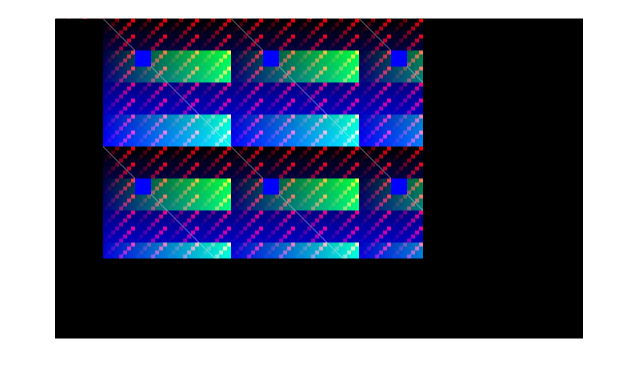
%> input picture Matlab/MSE/nofx.png, 1276 x 775 px (shown at 1/2 size)
$ octave PIXFX_MSE_of_image.m   (GNU Octave 9; MATLAB toolbox functions it lacks are replaced by stand-ins)
%> lines starting %> are read from the running program, lines starting %| are printed output that depends on the picture; in (x1, y1, x2, y2) boxes, pixels count from 0 and x2, y2 are one past the last pixel; in counts of white or black regions, pixels touching at a corner belong together; the program's own positions count from 1
%% INVERT
% Import and crop Reference Pattern
ref=imread('nofx.png');
%> ref is the input picture: size 775x1276x3 uint8; mean R, G, B 90.7, 97.1, 119.3
refCrop = ref(39:517,208:846,:);
% 208,39 , size 640,480

% Import and crop Simulation Pattern
A=imread('invert.png');
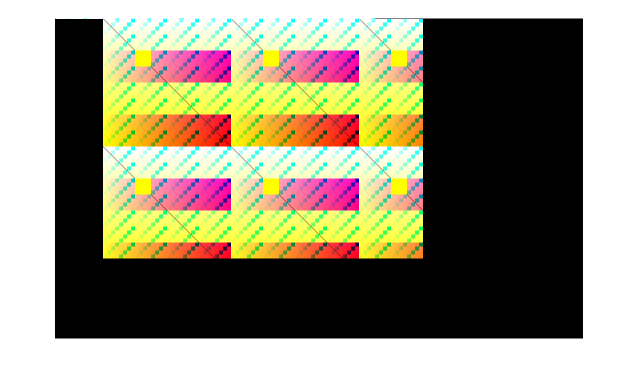
%> input picture Matlab/MSE/invert.png, 1276 x 775 px (shown at 1/2 size)
%> A is the input picture: size 775x1276x3 uint8; mean R, G, B 150, 143.6, 121.4
ACrop = A(39:517,208:846,:);

% calculate ideal result from Reference Pattern
invert = 255-refCrop;

% Calculate MSE
err = immse(ACrop, invert);
%> err = 0
fprintf('\n The mean-squared error is %0.4f\n', err);
%|  The mean-squared error is 0.0000

% Calculate Difference Image
diffIM = 10*(invert-ACrop);
%> diffIM: size 479x639x3 uint8; every value is 0

% Create Display

figure

subplot 231;
imshow(refCrop);
title('Reference')

subplot 232;
imshow(invert);
title('Ideal')

subplot 233;
imshow(ACrop);
title('Simulation')
xlabel("MSE = " + err)

subplot 234;
imshow(diffIM);
title('Difference * 10')

subplot 235;
imshow(invert(1:100,1:100,:));
title('Ideal Magnified')

subplot 236;
imshow(ACrop(1:100,1:100,:));
title('Simulation Magnified')

%% Channel Swap
% Import and crop Reference Pattern
ref=imread('nofx.png');
refCrop = ref(39:517,208:846,:);
% 208,39 , size 640,480

% Import and crop Simulation Pattern
A=imread('rgbswap.png');
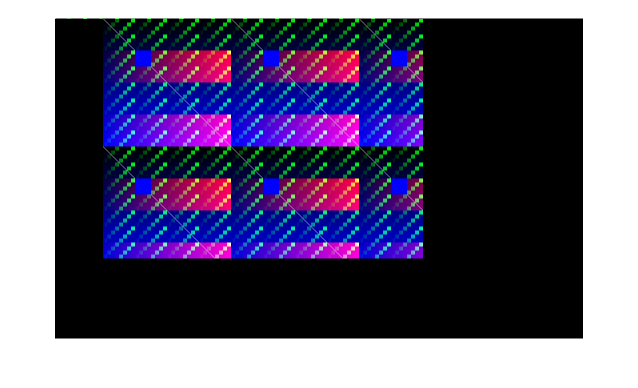
%> input picture Matlab/MSE/rgbswap.png, 1276 x 775 px (shown at 1/2 size)
%> A is the input picture: size 775x1276x3 uint8; mean R, G, B 97.1, 90.7, 119.3
ACrop = A(39:517,208:846,:);

% calculate ideal result from Reference Pattern
calculatedImage(:,:,1) = refCrop(:,:,2);
calculatedImage(:,:,2) = refCrop(:,:,1);
calculatedImage(:,:,3) = refCrop(:,:,3);

% Calculate MSE
err = immse(ACrop, calculatedImage);
fprintf('\n The mean-squared error is %0.4f\n', err);
%|  The mean-squared error is 0.0000

% Calculate Difference Image
diffIM = 10*(calculatedImage-ACrop);

% Create Display

figure

subplot 231;
imshow(refCrop);
title('Reference')

subplot 232;
imshow(calculatedImage);
title('Ideal')

subplot 233;
imshow(ACrop);
title('Simulation')
xlabel("MSE = " + err)

subplot 234;
imshow(diffIM);
title('Difference * 10')

subplot 235;
imshow(calculatedImage(1:100,1:100,:));
title('Ideal Magnified')

subplot 236;
imshow(ACrop(1:100,1:100,:));
title('Simulation Magnified')

%% RGB to Luma
% Import and crop Reference Pattern
ref=imread('nofx.png');
refCrop = ref(39:517,208:846,:);
% 208,39 , size 640,480

% Import and crop Simulation Pattern
A=imread('rgb_2_luma.png');
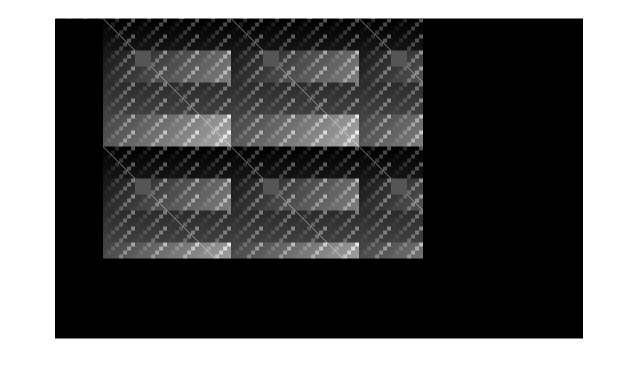
%> input picture Matlab/MSE/rgb_2_luma.png, 1276 x 775 px (shown at 1/2 size)
%> A is the input picture: size 775x1276x3 uint8; min 0, max 255, mean 102.2
ACrop = A(39:517,208:846,:);

% calculate ideal result from Reference Pattern
refCropA = double(refCrop);
calculatedImage(:,:,1) = ((refCropA(:,:,1) + refCropA(:,:,2) + refCropA(:,:,3)) /3);
%> calculatedImage: size 479x639x3 uint8
calculatedImage(:,:,2) = calculatedImage(:,:,1);
calculatedImage(:,:,3) = calculatedImage(:,:,1);

% Calculate MSE
err = immse(ACrop, calculatedImage);
%> err = 0.327
fprintf('\n The mean-squared error is %0.4f\n', err);
%|  The mean-squared error is 0.3272

% Calculate Difference Image
diffIM = 10*(calculatedImage-ACrop);
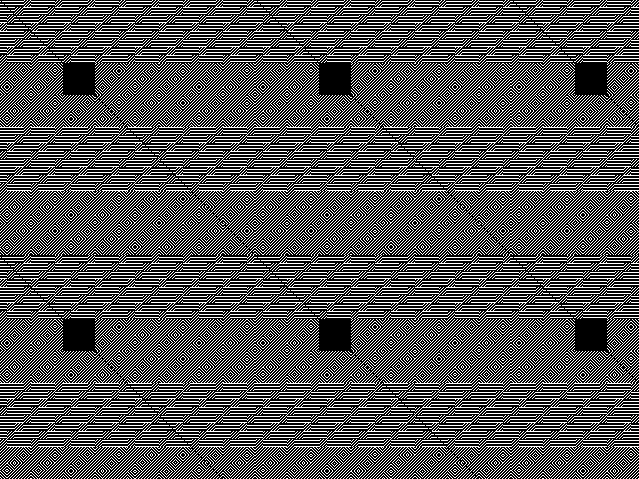
%> diffIM: size 479x639x3 uint8; values 0 (black) and 10 (white), 32.7% white in thin lines or dots

% Create Display

figure

subplot 231;
imshow(refCrop);
title('Reference')

subplot 232;
imshow(calculatedImage);
title('Ideal')

subplot 233;
imshow(ACrop);
title('Simulation')
xlabel("MSE = " + err)

subplot 234;
imshow(diffIM);
title('Difference * 10')

subplot 235;
imshow(calculatedImage(1:100,1:100,:));
title('Ideal Magnified')

subplot 236;
imshow(ACrop(1:100,1:100,:));
title('Simulation Magnified')

%% Colourise
% Import and crop Reference Pattern
ref=imread('nofx.png');
refCrop = ref(39:517,208:846,:);
% 208,39 , size 640,480

% Import and crop Simulation Pattern
A=imread('colourise.png');
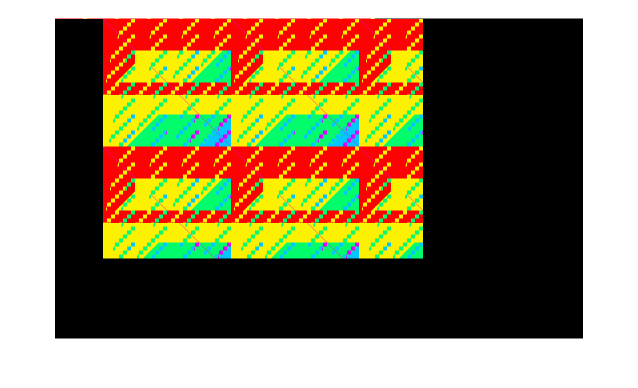
%> input picture Matlab/MSE/colourise.png, 1276 x 775 px (shown at 1/2 size)
%> A is the input picture: size 775x1276x3 uint8; mean R, G, B 141.1, 128, 91.7
ACrop = A(39:517,208:846,:);

% calculate ideal result from Reference Pattern
refCropA = double(refCrop);
calculatedImage(:,:,1) = ((refCropA(:,:,1) + refCropA(:,:,2) + refCropA(:,:,3)) /3);
calculatedImage(:,:,2) = calculatedImage(:,:,1);
calculatedImage(:,:,3) = calculatedImage(:,:,1);

col1 =(calculatedImage <= 50);
%> col1: size 479x639x3 logical; 35.7% white; 2 white regions, box (x1, y1, x2, y2) and area: (0, 255, 639, 407) 54899, (0, 0, 639, 151) 54342
colourised1(:,:,1) = col1(:,:,1) * 252;
colourised1(:,:,2) = col1(:,:,1) * 3;
colourised1(:,:,3) = col1(:,:,1) * 3;
%> colourised1: size 479x639x3 double

col1 =((51 <= calculatedImage) &(calculatedImage <= 100));
%> col1: size 479x639x3 logical; 40% white; 32 white regions, largest, box (x1, y1, x2, y2) and area: (0, 31, 639, 295) 59289, (0, 287, 639, 479) 54014, (12, 31, 63, 87) 399
colourised2(:,:,1) = col1(:,:,1) * 252;
colourised2(:,:,2) = col1(:,:,1) * 240;
colourised2(:,:,3) = col1(:,:,1) * 3;
%> colourised2: size 479x639x3 double

col1 =(101 <= calculatedImage) &(calculatedImage <= 150);
%> col1: size 479x639x3 logical; 19.1% white; 85 white regions (2 under 20 px), largest, box (x1, y1, x2, y2) and area: (46, 159, 255, 255) 8273, (302, 159, 511, 255) 8273, (78, 415, 255, 479) 4321
colourised3(:,:,1) = col1(:,:,1) * 2;
colourised3(:,:,2) = col1(:,:,1) * 252;
colourised3(:,:,3) = col1(:,:,1) * 107;
%> colourised3: size 479x639x3 double

col1 =(151 <= calculatedImage) &(calculatedImage <= 200);
%> col1: size 479x639x3 logical; 4.3% white; 70 white regions (10 under 20 px), largest, box (x1, y1, x2, y2) and area: (192, 199, 255, 255) 1729, (448, 199, 511, 255) 1729, (231, 455, 255, 479) 354
colourised4(:,:,1) = col1(:,:,1) * 3;
colourised4(:,:,2) = col1(:,:,1) * 198;
colourised4(:,:,3) = col1(:,:,1) * 252;
%> colourised4: size 479x639x3 double

col1 =(calculatedImage >= 201);
%> col1: size 479x639x3 logical; 0.98% white; 23 white regions (7 under 20 px), largest, box (x1, y1, x2, y2) and area: (95, 95, 319, 319) 552, (351, 95, 575, 319) 552, (229, 191, 255, 223) 202
colourised5(:,:,1) = col1(:,:,1) * 219;
colourised5(:,:,2) = col1(:,:,1) * 3;
colourised5(:,:,3) = col1(:,:,1) * 252;
%> colourised5: size 479x639x3 double

finalImage = uint8(colourised1 + colourised2 + colourised3 + colourised4 + colourised5);

% Calculate MSE
err = immse(ACrop, finalImage);
%> err = 139.9
fprintf('\n The mean-squared error is %0.4f\n', err);
%|  The mean-squared error is 139.8570

% Calculate Difference Image
diffIM = 10*(finalImage-ACrop);

% Create Display

figure

subplot 231;
imshow(refCrop);
title('Reference')

subplot 232;
imshow(finalImage);
title('Ideal')

subplot 233;
imshow(ACrop);
title('Simulation')
xlabel("MSE = " + err)

subplot 234;
imshow(diffIM);
title('Difference * 10')

subplot 235;
imshow(finalImage(1:100,1:100,:));
title('Ideal Magnified')

subplot 236;
imshow(ACrop(1:100,1:100,:));
title('Simulation Magnified')

%% Posterise
% Import and crop Reference Pattern
ref=imread('nofx.png');
refCrop = ref(39:517,208:846,:);
% 208,39 , size 640,480

% Import and crop Simulation Pattern
A=imread('posterise lv2.png');
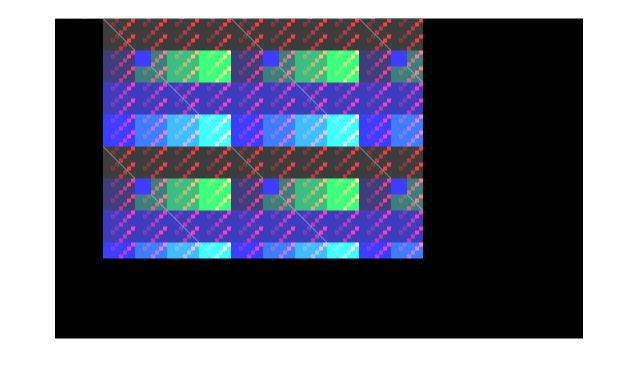
%> input picture Matlab/MSE/posterise lv2.png, 1276 x 775 px (shown at 1/2 size)
%> A is the input picture: size 775x1276x3 uint8; mean R, G, B 107.3, 111.6, 128.7
ACrop = A(39:517,208:846,:);

% calculate ideal result from Reference Pattern

calculatedImage = (bitor(refCrop , 61));

% Calculate MSE
err = immse(ACrop, calculatedImage);
%> err = 0
fprintf('\n The mean-squared error is %0.4f\n', err);
%|  The mean-squared error is 0.0000

% Calculate Difference Image
diffIM = 10*(calculatedImage-ACrop);

% Create Display

figure

subplot 231;
imshow(refCrop);
title('Reference')

subplot 232;
imshow(calculatedImage);
title('Ideal')

subplot 233;
imshow(ACrop);
title('Simulation')
xlabel("MSE = " + err)

subplot 234;
imshow(diffIM);
title('Difference * 10')

subplot 235;
imshow(calculatedImage(1:100,1:100,:));
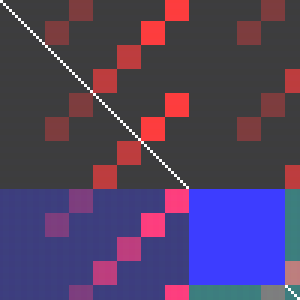
%> displayed picture: size 100x100x3, on the screen's scale of 0 to 255 (shown 3 times larger); mean R, G, B 81.3, 64.8, 100.2
title('Ideal Magnified')

subplot 236;
imshow(ACrop(1:100,1:100,:));
title('Simulation Magnified')
